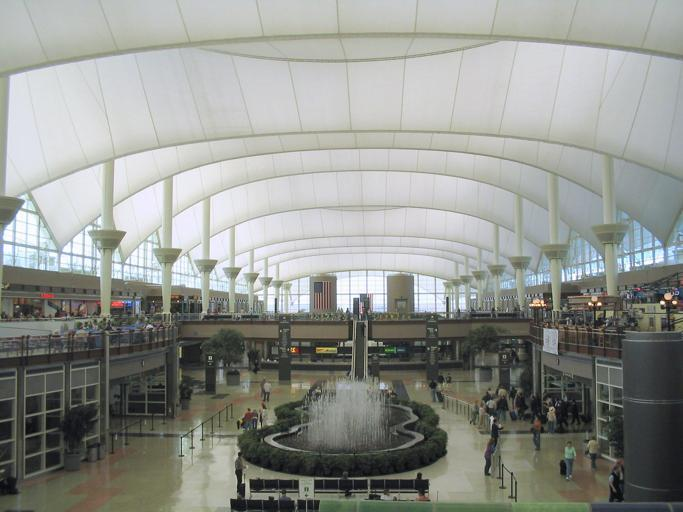
#> input picture hugging-mmseg/data/ADEChallengeData2016/images/training/ADE_train_00000001.jpg, 683 x 512 px
$ python -i cv_util.py   (imports and definitions only)
#> lines starting #> are read from the running program, lines starting #| are printed output that depends on the picture; after the words box and inside, x2 and y2 are one past the last pixel; in counts of white or black regions, pixels touching at a corner belong together
import numpy as np
import cv2
import matplotlib.pyplot as plt
from scipy.signal import find_peaks


# [83 lines left out: functions cv_imread, cv_imwrite, cv_resize, computeMean, get_min, not called in this run]

def cv_obtain_des(img):
    """
    剔除背景，提取目标本身
    :param img: 原始图像
    :return img_des: 剔除背景后的图像
    """
    # 高斯降噪
    img_blured = cv2.GaussianBlur(img, (7, 7), 0)
    #
    # 灰度图
    img_grey = cv2.cvtColor(img_blured, cv2.COLOR_RGB2GRAY)
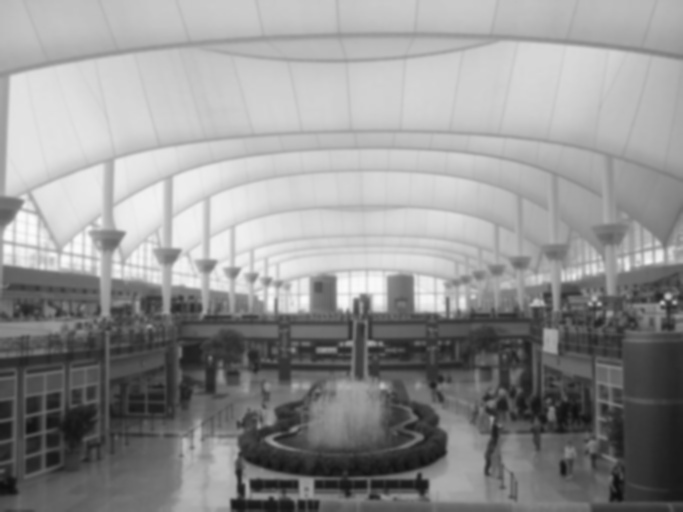
#> img_grey: shape (512, 683); min 14, max 251, mean 146.6

    # 二值化图像
    dst, img_bin = cv2.threshold(img_grey, 29, 255, cv2.THRESH_BINARY)  # 自动计算分割阈值
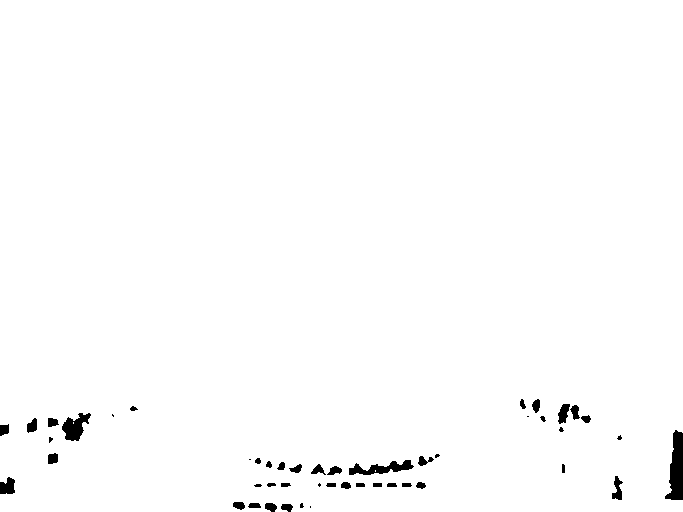
#> img_bin: shape (512, 683); 98.8% white; 48 black regions (11 under 20 px), largest, box (x1, y1, x2, y2) and area: (665, 430, 683, 500) 818, (349, 460, 414, 475) 477, (62, 413, 91, 441) 455
    img_bin_3 = cv2.cvtColor(img_bin, cv2.COLOR_GRAY2BGR)

    # 提取目标本身
    img_fin = cv2.bitwise_and(img, img_bin_3) # 原始图像与目标掩码取交
    # img_des = cv2.cvtColor(img_fin, cv2.COLOR_BGR2RGB)

    return img_fin

# [88 lines left out: functions cv_kmeans, plt_imshow, cv_drawContours, not called in this run]

def zh_ch(string):
    return string.encode('gbk').decode(errors='ignore')

# [59 lines left out: functions cv_hist, get_peaks, not called in this run]

>>> import cv2
>>> picture = cv2.cvtColor(cv2.imread('../../hugging-mmseg/data/ADEChallengeData2016/images/training/ADE_train_00000001.jpg'), cv2.COLOR_BGR2RGB)
>>> result = cv_obtain_des(picture)

$ run again, on hugging-mmseg/data/ADEChallengeData2016/images/training/ADE_train_00000002.jpg
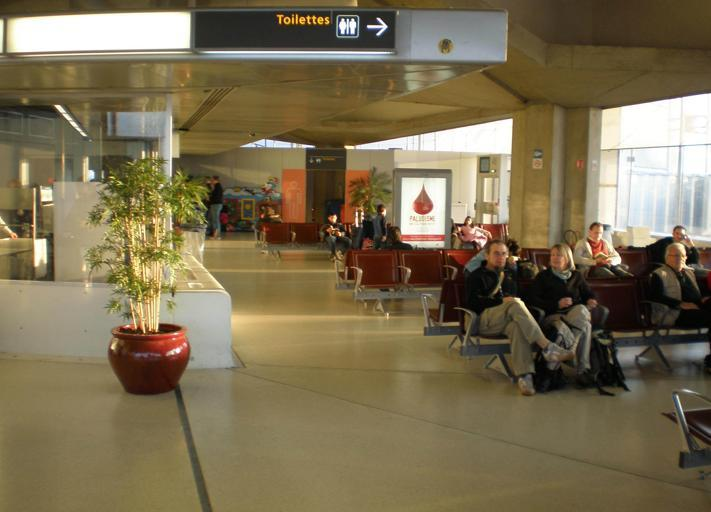
#> input picture hugging-mmseg/data/ADEChallengeData2016/images/training/ADE_train_00000002.jpg, 711 x 512 px
#> in cv_obtain_des, `img_grey = cv2.cvtColor(img_blured, cv2.COLOR_RGB2GRAY)`:
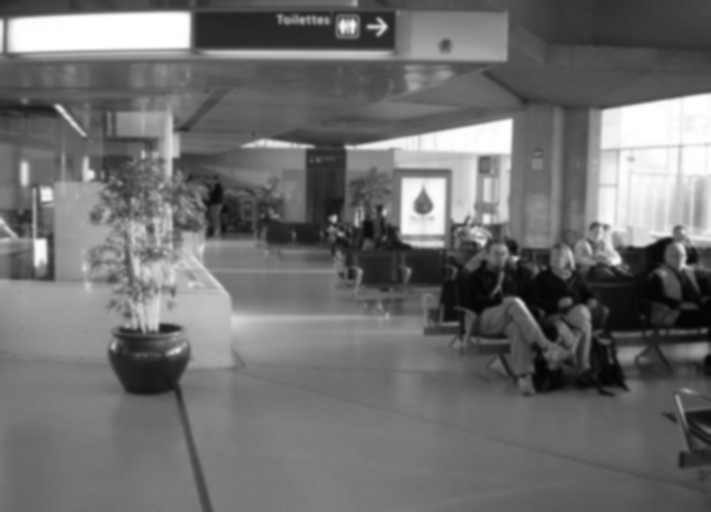
#> img_grey: shape (512, 711); min 4, max 255, mean 110.9
#> in cv_obtain_des, `dst, img_bin = cv2.threshold(img_grey, 29, 255, cv2.THRESH_BINARY)`:
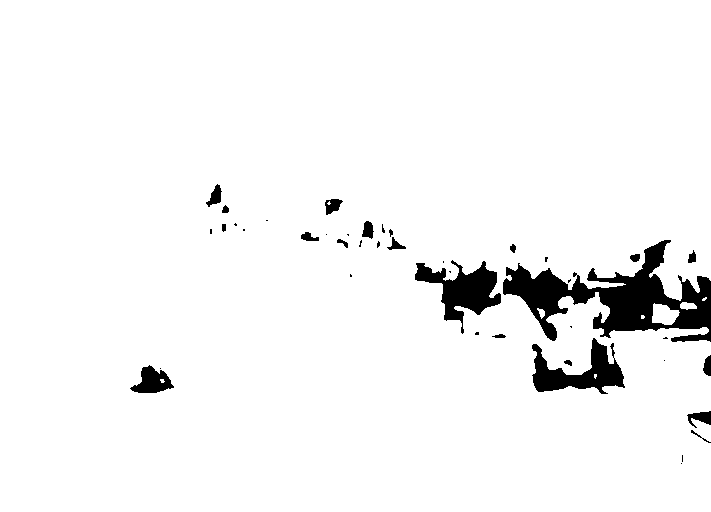
#> img_bin: shape (512, 711); 95.7% white; 42 black regions (21 under 20 px), largest, box (x1, y1, x2, y2) and area: (503, 240, 711, 342) 8354, (415, 260, 501, 334) 2590, (532, 338, 625, 394) 2356

$ run again, on hugging-mmseg/data/ADEChallengeData2016/images/training/ADE_train_00000003.jpg
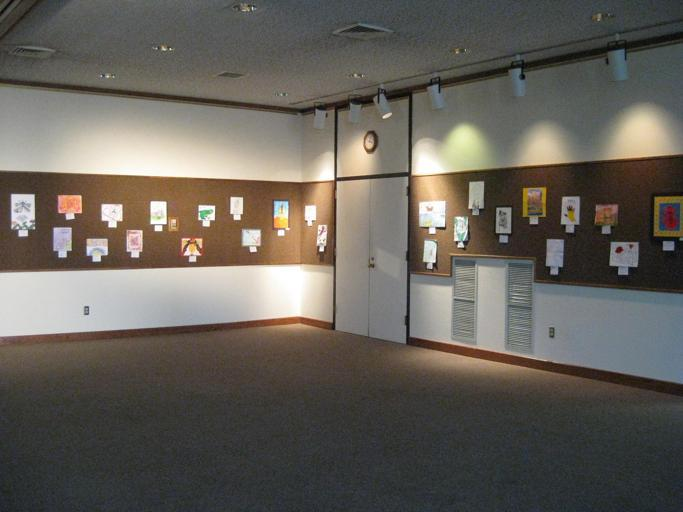
#> input picture hugging-mmseg/data/ADEChallengeData2016/images/training/ADE_train_00000003.jpg, 683 x 512 px
#> in cv_obtain_des, `img_grey = cv2.cvtColor(img_blured, cv2.COLOR_RGB2GRAY)`:
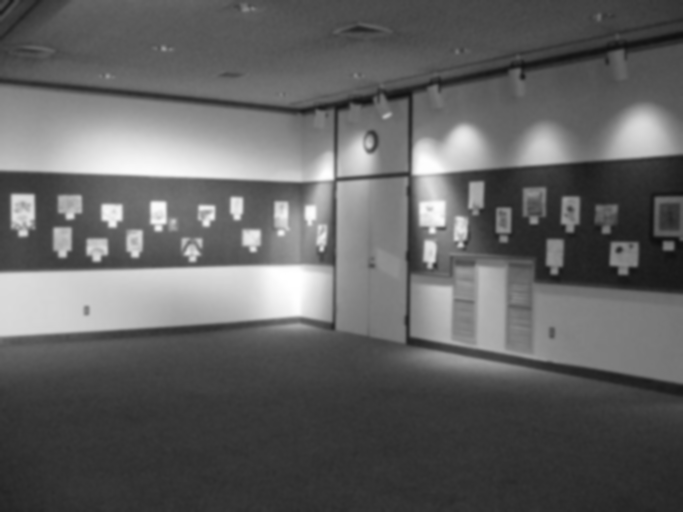
#> img_grey: shape (512, 683); min 14, max 255, mean 97.9
#> in cv_obtain_des, `dst, img_bin = cv2.threshold(img_grey, 29, 255, cv2.THRESH_BINARY)`:
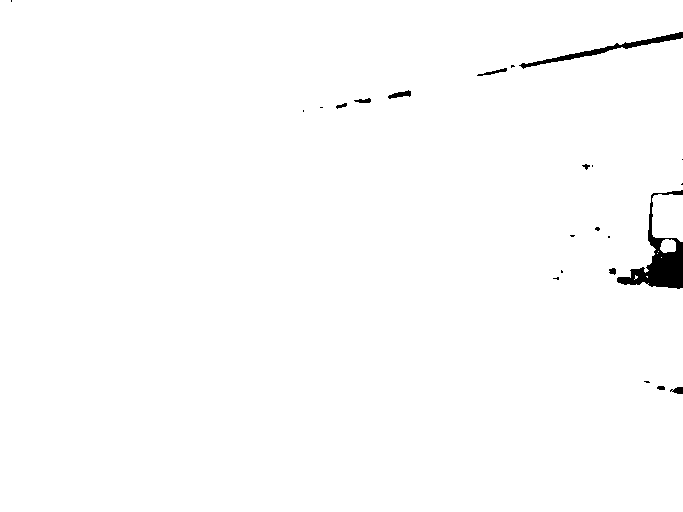
#> img_bin: shape (512, 683); 99.1% white; 23 black regions (13 under 20 px), largest, box (x1, y1, x2, y2) and area: (617, 190, 683, 289) 1958, (519, 32, 683, 69) 790, (388, 90, 411, 99) 105

$ run again, on hugging-mmseg/data/ADEChallengeData2016/images/training/ADE_train_00000004.jpg
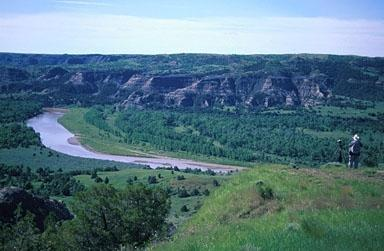
#> input picture hugging-mmseg/data/ADEChallengeData2016/images/training/ADE_train_00000004.jpg, 384 x 251 px
#> in cv_obtain_des, `img_grey = cv2.cvtColor(img_blured, cv2.COLOR_RGB2GRAY)`:
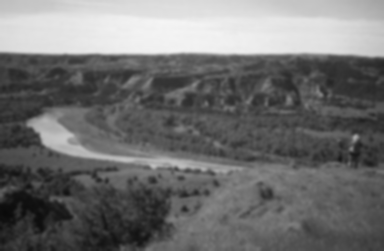
#> img_grey: shape (251, 384); min 10, max 245, mean 111.6
#> in cv_obtain_des, `dst, img_bin = cv2.threshold(img_grey, 29, 255, cv2.THRESH_BINARY)`:
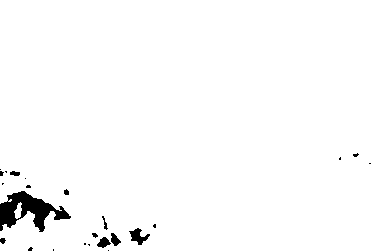
#> img_bin: shape (251, 384); 98.1% white; 24 black regions (15 under 20 px), largest, box (x1, y1, x2, y2) and area: (0, 191, 71, 232) 1310, (129, 228, 150, 245) 169, (97, 237, 111, 248) 91
